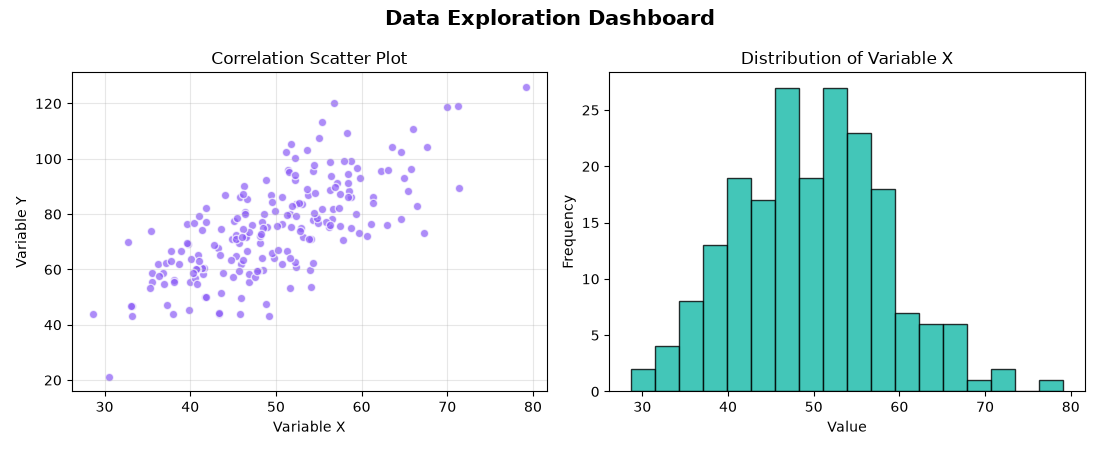

The script that saved this image:
import matplotlib.pyplot as plt
import numpy as np

# Generate sample data
rng = np.random.default_rng(42)
x = rng.normal(50, 10, 200)
y = x * 1.5 + rng.normal(0, 12, 200)

# Create 1x2 grid of subplots
fig, (ax1, ax2) = plt.subplots(1, 2, figsize=(11, 4.5))

# Left plot: Scatter
ax1.scatter(x, y, alpha=0.7, color="#8b5cf6", edgecolors="white")
ax1.set_title("Correlation Scatter Plot")
ax1.set_xlabel("Variable X")
ax1.set_ylabel("Variable Y")
ax1.grid(True, alpha=0.3)

# Right plot: Histogram
ax2.hist(x, bins=18, color="#14b8a6", edgecolor="black", alpha=0.8)
ax2.set_title("Distribution of Variable X")
ax2.set_xlabel("Value")
ax2.set_ylabel("Frequency")

fig.suptitle("Data Exploration Dashboard", fontsize=15, fontweight="bold")
plt.tight_layout()
plt.savefig("Practice_1.png")
plt.show()
